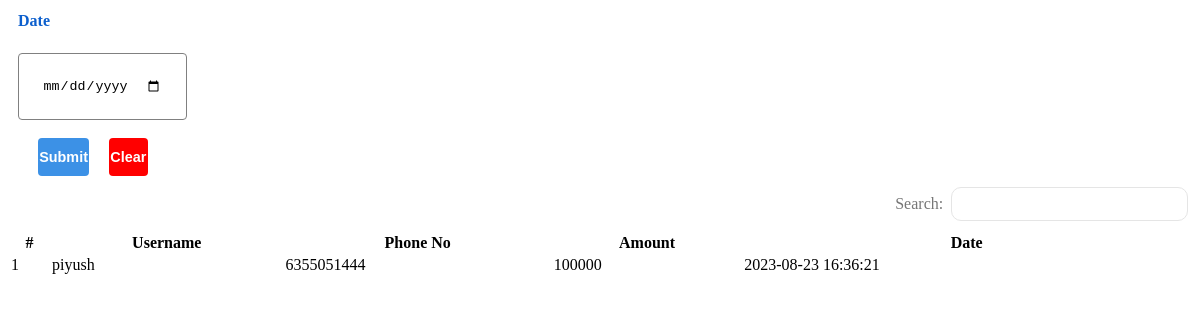
/adminView/autoDepositeHistory.php, run on the app's committed database.
### tables this page shows
CREATE TABLE `auto_deposite` (
  `id` int(11) NOT NULL,
  `username` varchar(50) NOT NULL,
  `contact_no` varchar(11) NOT NULL,
  `amount` varchar(50) NOT NULL,
  `date` datetime NOT NULL
);

### adminView/autoDepositeHistory.php (the view, shortened to what this page needs)
<!DOCTYPE html>
<html lang="en">
<head>
    <link rel="stylesheet" href="assets\css\style3.css">
    <link rel="stylesheet" href="assets\css\style4.css">
</head>
<body>
    <section class="form">
        <form action="" class="form-search">
            <div class="form-win">
                <label for="">Date</label>
                <br>
                <input type="date" name="date" placeholder="">
            </div>
            <div class="form-dec-btn ">
                <button class="go">Submit</button>
                <button class="clear">Clear</button>
            </div>
        </form>
    </section>
    <section class="input-form">
        <div class="main-datatable">
            <div class="user-table">
                <div class="d-flex">
                    <div class="add_flex">
                        <div class="searchInput">
                            <label type="email">Search:</label>
                            <input type="search" id="filterbox" placeholder=" ">
                        </div>
                    </div>
                </div>
                <div class="filtertable">
                    <table class="user-table-data" style="width:100%;">
                        <thead>
                            <tr>
                                <th style="min-width:10px;">#</th>
                                <th style="min-width:15px;">Username</th>
                                <th style="min-width:15px;">Phone No</th>
                                <th style="min-width:15px;">Amount</th>
                                <th style="min-width:15px;">Date</th>
                            </tr>
                        </thead>
                        <tbody>
                            <?php
                            include_once "../config/dbconnect.php";
                            $sql = "SELECT * from auto_deposite";
                            $result = $conn->query($sql);
                            if ($result->num_rows > 0) {
                                while ($row = $result->fetch_assoc()) {
                            ?>
                                    <tr class="user-data">
                                        <td><?= $row["id"] ?></td>
                                        <td><?= $row["username"] ?></td>
                                        <td><?= $row["contact_no"] ?></td>
                                        <td><?= $row["amount"] ?></td>
                                        <td><?= $row["date"] ?></td>
                                    </tr>
                            <?php
                                }
                            }
                            ?>
                        </tbody>
                    </table>
                </div>
            </div>
        </div>
    </section>
</body>
</html>

### assets/css/style3.css (style rules this page uses)
:root { --poppins: 'Poppins', sans-serif; --lato: 'Lato', sans-serif; --grey: #F1F0F6; --dark-grey: #8D8D8D; --light: #fff; --dark: #000; --green: #81D43A; --light-green: #E3FFCB; --blue: #1775F1; --light-blue: #D0E4FF; --dark-blue: #0C5FCD; --red: #FC3B56; --poppins: 'Poppins', sans-serif; --lato: 'Lato', sans-serif; --blue: #3C91E6; --light-blue: #CFE8FF; --yellow: #FFCE26; --light-yellow: #FFF2C6; --orange: #FD7238; --light-orange: #FFE0D3; }
.form-win { margin-top: 1%; margin-bottom: 1%; margin-left: 10px; }
.form-win input { width: 10vw; margin-top: 2%; border: 1px solid gray; outline: none; background-color: transparent; border-radius: 4px; padding: 2%; }
.form-win label { color: var(--dark-blue); font-weight: 600; }
.clear { width: 50%; margin-left: 20px; background-color: red; }
.form-dec-btn { height: 5vh; width: 10vw; display: flex; justify-content: space-between; align-items: center; margin-top: 1.5%; margin-left: 10px; }
.form-dec-btn button { width: 50%; height: 95%; padding: 1%; font-size: 0.9rem; font-weight: 600; text-transform: capitalize; outline: none; border: none; border-radius: 4px; color: white; cursor: pointer; }
.go { width: 50%; margin-left: 20px; background-color: var(--blue); }

### assets/css/style4.css (style rules this page uses)
.add_flex { display: flex; justify-content: flex-end; padding-right:0px; }
.searchInput { width: 50%; display: flex; align-items: center; position: relative; justify-content: flex-end; margin: 10px 0px; padding: 0px 4px; }
.searchInput input { border: 1px solid #e5e5e5; border-radius: 10px; margin-left: 8px; height: 34px; width: 40%; padding: 0px 25px 0px 10px; }
.searchInput label { color: #767676; font-weight: normal; }

### data on the page
auto_deposite: id "1", username "piyush", contact_no "6355051444", amount "100000", date "2023-08-23 16:36:21"
